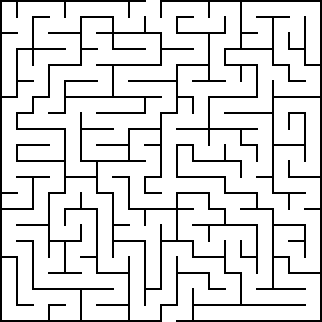
#> input picture Project_5_scene_analysing/task_1/20 by 20 orthogonal maze.png, 322 x 322 px, found by its file name
$ python change.py
#> lines starting #> are read from the running program, lines starting #| are printed output that depends on the picture; after the words box and inside, x2 and y2 are one past the last pixel; in counts of white or black regions, pixels touching at a corner belong together
import cv2
import matplotlib.pyplot as plt
import numpy as np

img = cv2.imread('C:/Users/Anya/Projects/homework/01_first_images/homework/task_1/20 by 20 orthogonal maze.png')  # загрузить тестовую картинку
#> img is the input picture: shape (322, 322, 3); 86.4% white; black in thin lines or dots
img = cv2.inRange(img, (240, 240, 240), (255, 255, 255))
#> img: shape (322, 322); 86.4% white; black in thin lines or dots
cv2.imshow('image',img)
cv2.waitKey(0)

def skeletonize(img):
    """ OpenCV function to return a skeletonized version of img, a Mat object"""

    # hat tip to http://felix.abecassis.me/2011/09/opencv-morphological-skeleton/

    img = img.copy() # don't clobber original
    skel = img.copy()

    skel[:,:] = 0
#> skel: shape (322, 322); every value is 0
    kernel = cv2.getStructuringElement(cv2.MORPH_CROSS, (3,3))

    while True:
        eroded = cv2.morphologyEx(img, cv2.MORPH_ERODE, kernel)
        temp = cv2.morphologyEx(eroded, cv2.MORPH_DILATE, kernel)
        temp  = cv2.subtract(img, temp)
        skel = cv2.bitwise_or(skel, temp)
        img[:,:] = eroded[:,:]
        if cv2.countNonZero(img) == 0:
            break
#> this loop made 14 passes
#> pass 1, in skeletonize, `eroded = cv2.morphologyEx(img, cv2.MORPH_ERODE, kernel)`:
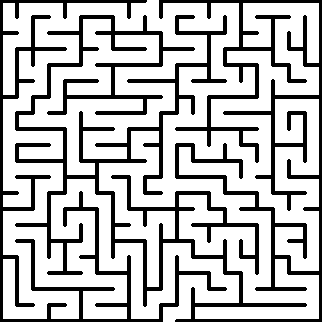
#> eroded: shape (322, 322); 74.4% white; 2 black regions, box (x1, y1, x2, y2) and area: (15, 0, 322, 322) 20472, (0, 0, 227, 322) 6105
#> pass 1, in skeletonize, `temp = cv2.morphologyEx(eroded, cv2.MORPH_DILATE, kernel)`:
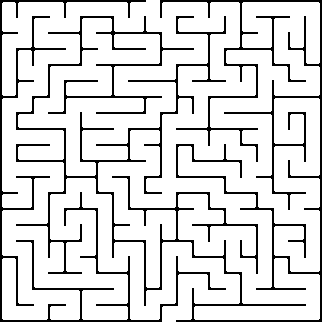
#> temp: shape (322, 322); 86.2% white; black in thin lines or dots
#> pass 1, in skeletonize, `temp  = cv2.subtract(img, temp)`:
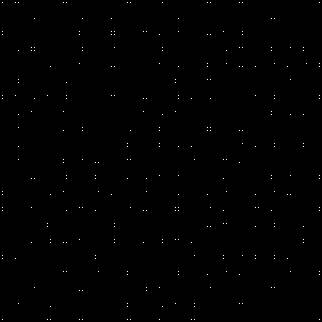
#> temp: shape (322, 322); 0.27% white in thin lines or dots
#> pass 2, in skeletonize, `eroded = cv2.morphologyEx(img, cv2.MORPH_ERODE, kernel)`:
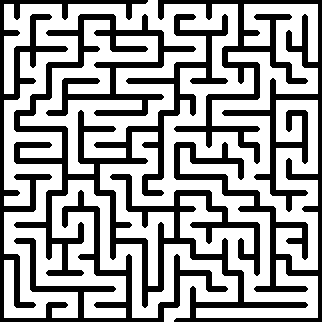
#> eroded: shape (322, 322); 62.6% white; 2 black regions, box (x1, y1, x2, y2) and area: (14, 0, 322, 322) 30062, (0, 0, 228, 322) 8753
#> after the loop:
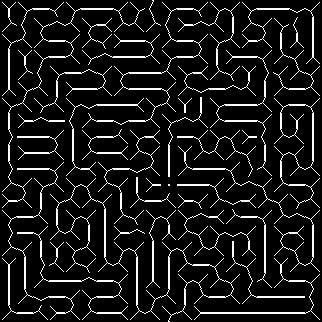
#> skel: shape (322, 322); 9.3% white in thin lines or dots

    return skel

skel = skeletonize(img)
cv2.imshow('image',skel)
cv2.waitKey(0)
